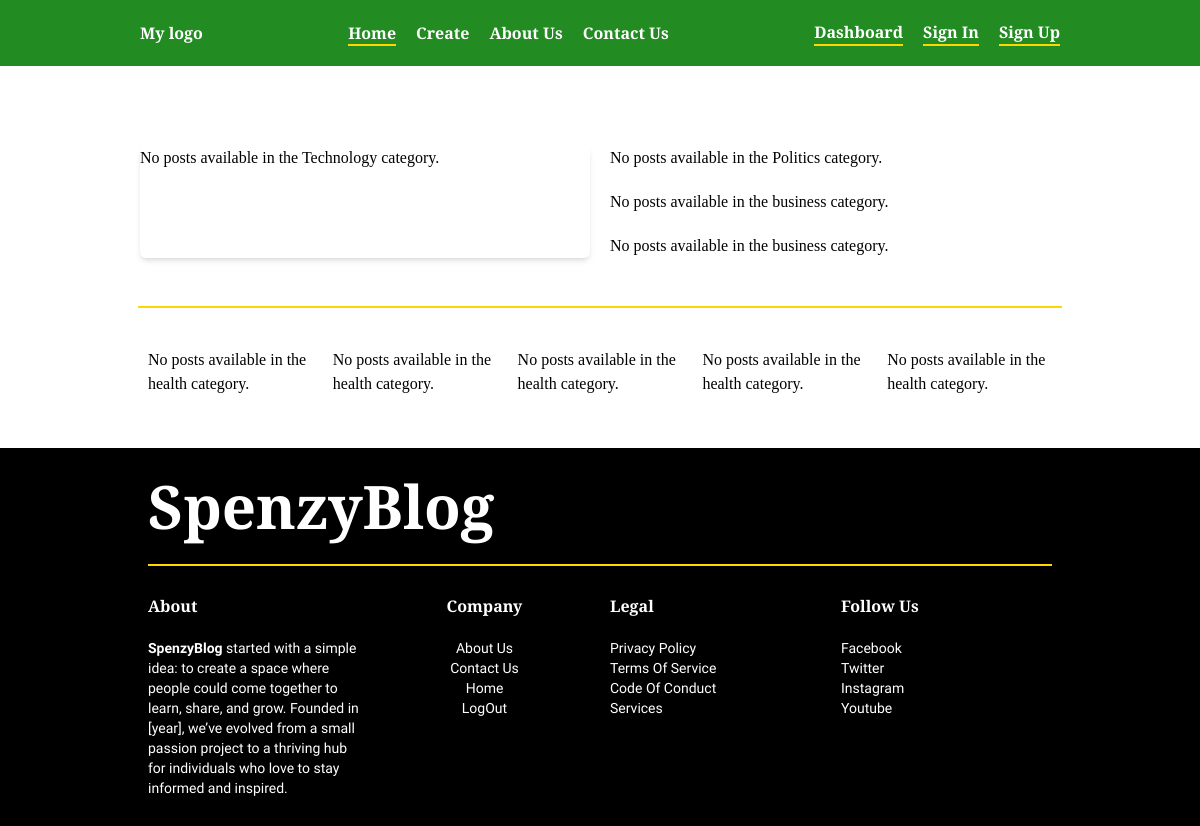
The app's page /, older data.
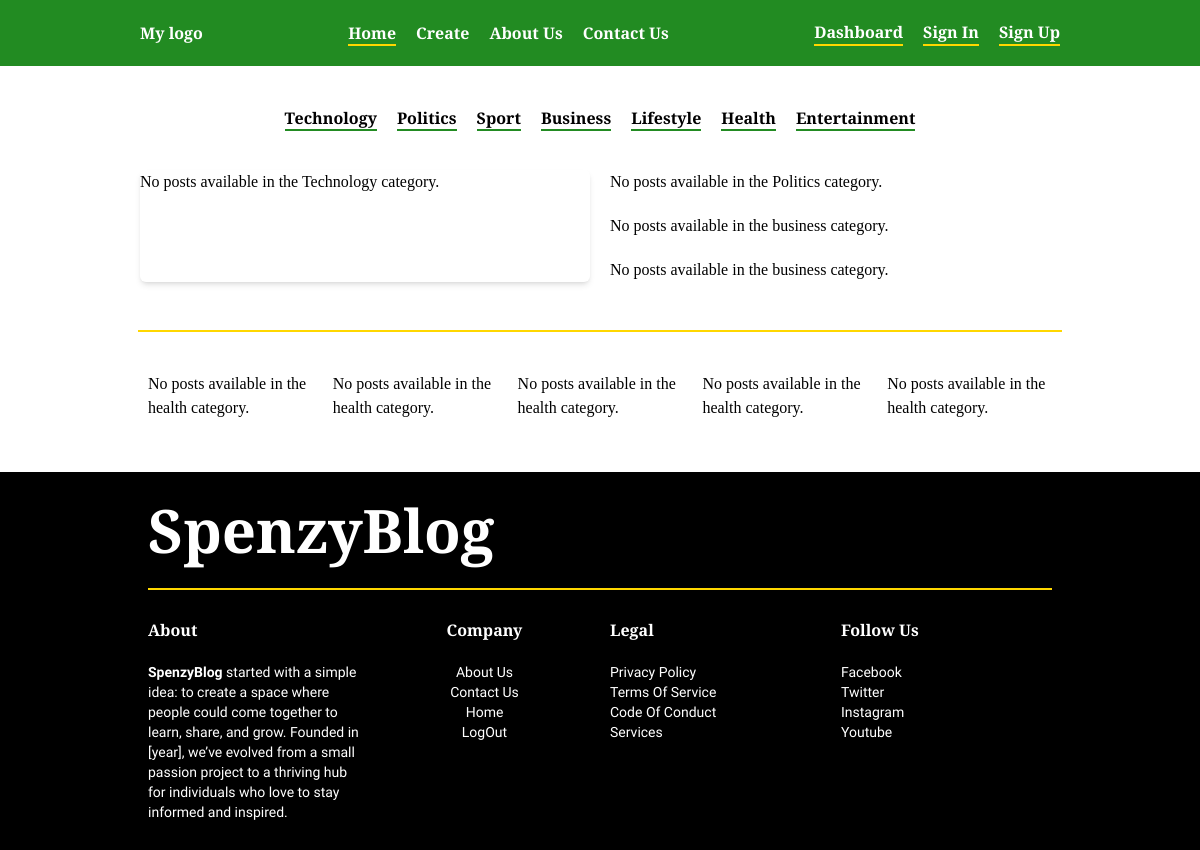
The same page, newer data.
### blog/models.py (models this page shows, shortened)
class Category(models.Model):
    name = models.CharField(max_length=250)
    slug = models.SlugField(unique=True, blank=True)  # Allow blank for automatic slug generation
    class Meta:
        verbose_name_plural = 'categories'

### blog/views.py (the view)
# urls.py: path('', views.home, name='home-page'),
def home(request):
    categories = Category.objects.all()
    posts = Post.objects.all()
    technology_posts = Post.objects.filter(category__name='Technology').order_by('-created_at')[:2]
    politics_posts = Post.objects.filter(category__name='Politics').order_by('-created_at')[:2]
    sport_posts = Post.objects.filter(category__name='Sport').order_by('-created_at')[:2]
    business_posts = Post.objects.filter(category__name='Business').order_by('-created_at')[:2]
    lifestyle_posts = Post.objects.filter(category__name='Lifestyle').order_by('-created_at')[:2]
    health_posts = Post.objects.filter(category__name='Health').order_by('-created_at')[:2]
    entertainment_posts = Post.objects.filter(category__name='Entertainment').order_by('-created_at')[:2]
    latest_technology_post = technology_posts[0] if technology_posts else None
    second_technology_post = technology_posts[1] if len(technology_posts) > 1 else None
    latest_politics_post = politics_posts[0] if politics_posts else None
    second_politics_post = politics_posts[1] if len(politics_posts) > 1 else None
    latest_sport_post = sport_posts[0] if sport_posts else None
    second_sport_post = sport_posts[1] if len(sport_posts) > 1 else None
    latest_business_post = business_posts[0] if business_posts else None
    second_business_post = business_posts[1] if len(business_posts) > 1 else None
    latest_lifestyle_post = lifestyle_posts[0] if lifestyle_posts else None
    second_lifestyle_post = lifestyle_posts[1] if len(lifestyle_posts) > 1 else None
    latest_health_post = health_posts[0] if health_posts else None
    second_health_post = health_posts[1] if len(health_posts) > 1 else None
    latest_entertainment_post = entertainment_posts[0] if entertainment_posts else None
    second_entertainment_post = entertainment_posts[1] if len(entertainment_posts) > 1 else None
    return render(request, 'blog/home.html', {
        'categories': categories,
        'posts': posts,
        'latest_technology_post': latest_technology_post,
        'second_technology_post': second_technology_post,
        'latest_politics_post': latest_politics_post,
        'second_politics_post': second_politics_post,
        'latest_sport_post': latest_sport_post,
        'second_sport_post': second_sport_post,
        'latest_business_post': latest_business_post,
        'second_business_post': second_business_post,
        'latest_lifestyle_post': latest_lifestyle_post,
        'second_lifestyle_post': second_lifestyle_post,
        'latest_health_post': latest_health_post,
        'second_health_post': second_health_post,
        'latest_entertainment_post': latest_entertainment_post,
        'second_entertainment_post': second_entertainment_post,
    })

### blog/templates/blog/home.html (shortened to what this page needs)
{% extends 'base.html' %}
{% load static %}
{% block main %}
<section class="md:w-[80%] mx-auto mt-10 font-robotoSerif px-7 ">
    <div id="category-list" class="hidden md:block">
        <ul class="flex flex-col md:flex-row space-y-3 md:justify-center items-center md:space-y-0  md:space-x-5 font-semibold ">
            {% for category in categories %}
                <li class="leading-normal">
                    <a class="border-b-2 border-color-forest-green " href="{% url 'category_posts' category.slug %}">
                        {{ category.name }}
                    </a>
                </li>
            {% endfor %}
        </ul>
    </div>
</section>
<section class=" md:w-[80%] mx-auto mt-5 font-robotoSerif px-5 py-5">
    <div class="grid md:grid-cols-2 gap-5  rounded-lg  ">
        <div class="shadow-md rounded-md">
            {% if latest_technology_post %}
            <a href="{% url 'post_detail' latest_technology_post.pk %}">
                <div>
                    <img src="{{ latest_technology_post.image.url }}" class="rounded-t-sm w-full h-full object-cover" alt="blog-images">
                </div>
                <div class="p-7 space-y-2">
                    <p class="bg-color-mustard-yellow inline-block px-1">{{ latest_technology_post.category.name }}</p>
                    <p>{{ latest_technology_post.title }}</p>
                    <p class="mt-4">{{ latest_technology_post.content|truncatewords:5 }}</p>
                    <div class="flex justify-between">
                        <span class="font-oswald pr-4">{{ latest_technology_post.author.username }}</span>
                        <span class="font-oswald">{{ latest_technology_post.created_at|date:"F j, Y" }}</span>
                    </div>
                </div>
            </a>
            {% else %}
                <p>No posts available in the Technology category.</p>
            {% endif %}
        </div>
        <div class="">
            <div class="grid md:grid-row-3 gap-5">
                {% if latest_politics_post %}
                <a href="{% url 'post_detail' latest_politics_post.pk %}">
                    <div class="flex flex-col md:flex-row md:items-center gap-5 shadow-md">
                        <div class="flex-1">
                            <img src="{{ latest_politics_post.image.url }}" class="rounded-sm h-full w-full object-cover" alt="blog-images">
                        </div>
                        <div class="space-y-2 flex-1 p-5 md:p-0">
                            <p class="bg-color-mustard-yellow inline-block px-1">{{ latest_politics_post.category.name }}</p>
                            <p class="text-sm">{{ latest_politics_post.title }}</p>
                            <p class="text-sm">{{ latest_politics_post.content|truncatewords:5 }}</p>
                            <div>
                                <span class="font-oswald pr-4">{{ latest_politics_post.author.username }}</span>
                                <span class="font-oswald">{{ latest_politics_post.created_at|date:"F j, Y" }}</span>
                            </div>
                        </div>
                    </div>
                </a>
                {% else %}
                    <p>No posts available in the Politics category.</p>
                {% endif %}
                {% if latest_business_post %}
                <a href="{% url 'post_detail' latest_business_post.pk %}">
                    <div class="flex flex-col md:flex-row items-center gap-5 shadow-md">
                        <div class="flex-1 h-full">
                            <img src="{{ latest_business_post.image.url }}" class="rounded-sm h-full w-full object-cover" alt="blog-images">
                        </div>
                        <div class="space-y-2 flex-1 p-5 md:p-0">
                            <p class="bg-color-mustard-yellow inline-block px-1">{{ latest_business_post.category.name }}</p>
                            <p class="text-sm">{{ latest_business_post.title  }}</p>
                            <p class="text-sm">{{ latest_business_post.content|truncatewords:5 }}</p>
                            <div>
                                <span class="font-oswald pr-4">{{ latest_business_post.author.username }}</span>
                                <span class="font-oswald">{{ latest_business_post.created_at|date:"F j, Y" }}</span>
                            </div>
                        </div>
                    </div>
                </a>
                {% else %}
                    <p>No posts available in the business category.</p>
                {% endif %}
                {% if latest_sport_post %}
                <a href="{% url 'post_detail' latest_sport_post.pk %}">
                    <div class="flex flex-col md:flex-row items-center gap-5 shadow-md h-full">
                        <div class="flex-1 h-full">
                            <img src="{{ latest_sport_post.image.url }}" class="rounded-sm h-full w-full object-cover" alt="blog-images">
                        </div>
                        <div class="space-y-2 flex-1 p-5 md:p-0">
                            <p class="bg-color-mustard-yellow inline-block px-1">{{ latest_sport_post.category.name }}</p>
                            <p class="text-sm">{{ latest_sport_post.title }}</p>
                            <p class="text-sm">{{ latest_sport_post.content|truncatewords:5 }}</p>
                            <div>
                                <span class="font-oswald pr-4">{{ latest_sport_post.author.username }}</span>
                                <span class="font-oswald">{{ latest_sport_post.created_at|date:"F j, Y" }}</span>
                            </div>
                        </div>
                    </div>
                </a>
                {% else %}
                    <p>No posts available in the business category.</p>
                {% endif %}
            </div>
        </div>
    </div>
</section>
<div class="border-b-2 border-color-mustard-yellow md:w-[77%] mx-auto my-7">
</div>
<section class="md:w-[80%] mx-auto font-robotoSerif px-7 py-3">
    <div class="grid md:grid-cols-5 gap-5 space-y-3 md:space-y-0  ">
        <div class="">
            {% if latest_health_post %}
            <a href="{% url 'post_detail' latest_health_post.pk %}">
            <div class="md:space-y-3 space-y-0">
                <p class="text-sm font-oswald text-black text-opacity-50">{{ latest_health_post.author.username }} | <span>{{ latest_health_post.category.name }}</span></p>
                <p class="text-sm">{{ latest_health_post.title | truncatewords:10 }}</p>
            </div>
            {% else %}
            <p>No posts available in the health category.</p>
            {% endif %}
        </div>
        <div>
            {% if second_technology_post %}
            <a href="{% url 'post_detail' latest_technology_post.pk %}">
            <div class="md:space-y-3 space-y-0">
                <p class="text-sm font-oswald text-black text-opacity-50">{{ second_technology_post.author.username }} | <span>{{ second_technology_post.category.name }}</span></p>
                <p class="text-sm">{{ second_technology_post.title | truncatewords:10 }}</p>
            </div>
            {% else %}
            <p>No posts available in the health category.</p>
            {% endif %}
        </div>
        <div>
            {% if second_sport_post %}
            <a href="{% url 'post_detail' latest_sport_post.pk %}">
            <div class="md:space-y-3 space-y-0">
                <p class="text-sm font-oswald text-black text-opacity-50">{{ second_sport_post.author.username }} | <span>{{ second_sport_post.category.name }}</span></p>
                <p class="text-sm">{{ second_sport_post.title | truncatewords:10 }}</p>
            </div>
            {% else %}
            <p>No posts available in the health category.</p>
            {% endif %}
        </div>
        <div>
            {% if latest_lifestyle_post %}
            <a href="{% url 'post_detail' latest_lifestyle_post.pk %}">
            <div class="md:space-y-3 space-y-0">
                <p class="text-sm font-oswald text-black text-opacity-50">{{ latest_lifestyle_post.author.username }} | <span>{{ latest_lifestyle_post.category.name }}</span></p>
                <p class="text-sm">{{ latest_lifestyle_post.title | truncatewords:10 }}</p>
            </div>
            {% else %}
            <p>No posts available in the health category.</p>
            {% endif %}
        </div>
        <div>
            {% if second_health_post %}
            <a href="{% url 'post_detail' latest_health_post.pk %}">
            <div class="md:space-y-3 space-y-0">
                <p class="text-sm font-oswald text-black text-opacity-50">{{ second_health_post.author.username }} | <span>{{ second_health_post.category.name }}</span></p>
                <p class="text-sm">{{ second_health_post.title | truncatewords:10 }}</p>
            </div>
            {% else %}
            <p>No posts available in the health category.</p>
            {% endif %}
        </div>
    </div>
</section>
{% endblock %}

Row changes from the older to the newer data that the page shows:
added Category: name "Technology"
added Category: name "Politics"
added Category: name "Sport"
added Category: name "Business"
added Category: name "Lifestyle"
added Category: name "Health"
added Category: name "Entertainment"
